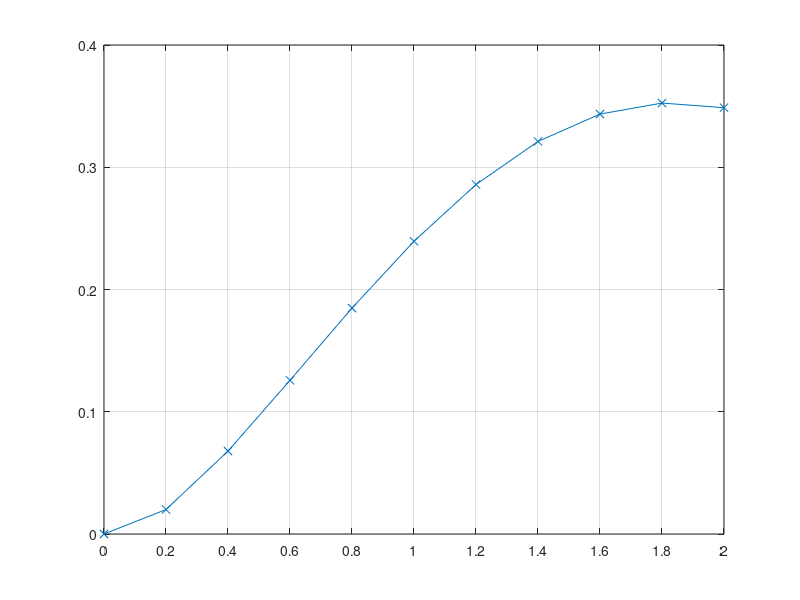

This figure's MATLAB source: (Note: this script raises an error after producing the figure.)
%% PERSAMAAN DIFFERENSIAL METODE EULER ORDE 1 

% Selesaikan persamaan differensial dy/dx=x √y pada interval x=0 s/d x=1,h=1. 
% Pada saat x=0 nilai y=1, Hitung kesalahan sebenarnya!, gunakan metode euler 
% dan metode heun untuk menyelesaikannya dan beri plotting dari kedua hasil 
% metode tersebut, dan jelaskan megapa metode Heun lebih mendapatkan hasil 
% yang mendekati dari nilai sebenarnya?

clear, clc

x(1) = 0;
y(1) = 1;
xb = 1;
h = 1/4;
n = (xb - x(1))/h;
dy = @(x,y) x*sqrt(y);
y_eksak = @(x) ((2 + 1/2*x^2)/2)^2;

display('________________________________________________')
fprintf('x\t\ty(euler)\t\ty(eksak)\t\terror\n')
display('________________________________________________')
for i = 2:n+2
    y(i) = y(i-1) + h*dy(x(i-1), y(i-1)); 
    x(i) = x(1) + (i-1)*h;
    y_actual = y_eksak(x(i-1));
    error = abs( (y(i-1) - y_actual ) / y_actual ) * 100;
    fprintf('%-8g%-16g%-16g%g\n', x(i-1), y(i-1), y_actual, error)
end
display('________________________________________________')
plot(x, y, 'x-')
xticks(x(1):0.5:x(end))
xtickangle(90)
yticks(y(1):0.5:y(end)+1)
grid()
%% PERSAMAAN DIFFERENSIAL METODE EULER ORDE 2
clc, clear

x = zeros(1,10);
y = zeros(1,10);
x(1) = 0; % nilai awal x
y(1) = 0; % nilai awal y
xb = 2; % nial akhir x
dy(1) = 0; % nilai awal turunan y
dy_2 = @(x,dy,y) 1 - 2*x*y - 3*dy; % persamaan yang akan dicari solusinya
h = 0.2; % step perhitungan
n = (xb - x(1)) / h; % jumlah segmen dalam perhitungan

fprintf('i\tx\t\tdy\t\t\t\tdy_2\t\ty\n')
disp('_______________________________________________')
tic
for i = 2:n+2
    y(i) = y(i-1) + h*dy(i-1) + (h^2/2)*dy_2(x(i-1), dy(i-1), y(i-1)); % persamaa deret taylor hingga suku-3
    dy(i) = dy(i-1) + h*dy_2(x(i-1), dy(i-1), y(i-1)); % mencari nilai turunan pertama dari y
    x(i) = x(1) + (i-1)*h; % increment nilai x setiap iterasi
    fprintf('%d\t%g\t\t%-8g\t\t%-7g\t\t%g\n',i-2, x(i-1), dy(i-1), dy_2(x(i-1), dy(i-1), y(i-1)), y(i-1))
end
disp('_______________________________________________')
toc
plot(x(1:end-1),y(1:end-1), 'x-')
xticks(x(1):h:x(end))
grid()
%% PERSAMAAN DIFFERENSIAL METODE HEUN (PREDIKTOR DAN KOREKTOR)
clc, clear
% predictor : y_euler = yr + hf(xr, yr)
% corrector : y_heun = yr + h/2(f(xr, yr) + f(xr_1, y_euler))

fxy = @(x,y) x+y;
x0 = 0;
y0 = 1;
xb = 1;
h = 0.01;
n = (xb-x0)/h;
y = [y0 zeros(1,n)];
x = [x0 zeros(1,n)];
y_eksak = @(x) -x-1+(2/exp(-x));

disp('____________________________________________')
fprintf('i\t\ty_0\t\t\ty(numeric)\ty(eksak)\tx\n')
disp('____________________________________________')
for i = 2:n+1
    x(i) = x0 + (i-1)*h; % assign nilai baru untuk step pada setiap iterasi
    y(i) = y(i-1) + h*fxy(x(i-1),y(i-1)); % metode euler (prediktor)
    k(i) = y(i);
    y(i) = y(i-1) + h/2*(fxy(x(i-1), y(i-1)) + fxy(x(i), y(i))); % metode heun (korektor)
    fprintf('%d\t\t%-8g\t%g\t\t%g\t\t%g\n', i-1, k(i), y(i), y_eksak(xb), x(i))
end

%% METODE DERET TAYLOR
clc ,clear, syms x y

n = 4;
x0 = 0;
y0 = 1;
h = 0.25;
dy = 1/2*x - 1/2*y;
fxy = [dy zeros(1,n)];
diff_taylor = zeros(1,n);
test = zeros(1,n);
fprintf('k\t\ty_n\t\t\t\tf(x,y)\n')
tic
disp('___________________________________________')
for k = 2:length(x0)+1
    for i = 2:n+1
        fxy(i) = (diff(fxy(i-1), x) +  dy*diff(fxy(i-1), y));
        diff_taylor(i-1) = subs(fxy(i-1), {x,y}, {x0(k-1), y0(k-1)});
        test(i-1) = (diff_taylor(i-1)*h^(i-1))/factorial(i-1);
    end
    y0(k) = y0(k-1) + sum(test);
    fprintf('%d\t\t%-10g\t\tf(%g, %g)\n',k-1, y0(k), x0(k-1), y0(k-1))
end
disp('___________________________________________')
toc

%% METODE DERET TAYLOR V.2
clear, clc, syms x y

xx(1) = 0;
xb = 0.2;
yy(1) = 1;
h = 0.05;    
N = round((xb - xx(1))/h);

xx(2:N+1) = 0;
yy(2:N+1) = 0;

fxy = @(x,y) 2*x+y;
dfx = str2func(['@(x,y)' char(diff(fxy, x))]);
dfy = str2func(['@(x,y)' char(diff(fxy, y))]);
y_eksak = @(x) -x-1+(2/exp(-x));

disp('______________________________________________________________________________________________')
fprintf('i\tx\t\tfxy(x_1,y_0))\tdx(x_1,y_0))\tdy(x_1,y_0))\ty(numeric)\ty(eksak)\terror\t |\n')
disp('______________________________________________________________________________________________')
for i = 2:N+2
    xx(i) = xx(i-1) + h;
    yy(i) = yy(i-1) + h*fxy(xx(i),yy(i-1)) + h^2*(dfx(xx(i),yy(i-1))+fxy(xx(i),yy(i-1))*dfy(xx(i),yy(i-1)))/2;
    error = abs(y_eksak(xb)-yy(i-1));
    fprintf('%d\t%-4g\t%-10g\t\t%g\t\t\t\t%g\t\t\t\t%-10g\t%g\t\t%-9g|\n', i-2, xx(i-1), fxy(xx(i),yy(i-1)), dfx(xx(i),yy(i-1)), dfy(xx(i),yy(i-1)), yy(i-1), y_eksak(xb), error)
end
disp('______________________________________________________________________________________________')
%% METODE RUNGE KUTTA
clear, clc

fxy = @(x,y) x + y;
x(1) = 0;
y(1) = 1;
h = 0.1;
xb = 1;
n = (xb - x(1))/h;
y_eksak = 3.43656365; % dapat dicari dengan metode faktor integrasi jika tidak bisa menggunakan metode PERSAMAAN HOMOGEN DENGAN SUBSTITUSI  − 

x(2:n+2) = 0;
y(2:n+2) = 0;
k1 = [0 zeros(1,n+1)];
k2 = [0 zeros(1,n+1)];
k3 = [0 zeros(1,n+1)];
k4 = [0 zeros(1,n+1)];

a = 1;
methodes = ["orde 2", "orde 3", "orde 4"];
order = methodes(a);
disp("METODE RUNGE KUTTA ORDE " + order);
disp('__________________________________________________________________________________________________')
fprintf("i\tx\t\ty(numeric)\t\ty(eksak)\t\terror\t\tk1\t\t\tk2\t\t\tk3\t\t\tk4\n");
disp('__________________________________________________________________________________________________')
tic
for i = 2:n+2
    switch order
        case "orde 2"
            k1(i) = h*fxy(x(i-1),y(i-1));
            k2(i) = h*fxy(x(i-1) + h, y(i-1) + k1(i));
            y(i) = y(i-1) + 1/2*(k1(i) + k2(i));            
        case "orde 3"
            k1(i) = h*fxy(x(i-1), y(i-1));
            k2(i) = h*fxy(x(i-1) + h/2, y(i-1) + k1(i)/2);
            k3(i) = h*fxy(x(i-1) + h, y(i-1) - k1(i) + 2*k2(i));
            y(i) = y(i-1) + 1/6*(k1(i) + 4*k2(i) + k3(i));
        case "orde 4"
            k1(i) = h*fxy(x(i-1),y(i-1));
            k2(i) = h*fxy(x(i-1) + h/2, y(i-1) + k1(i)/2);
            k3(i) = h*fxy(x(i-1) + h/2, y(i-1) + k2(i)/2);
            k4(i) = h*fxy(x(i-1) + h, y(i-1) + k3(i));
            y(i) = y(i-1) + 1/6*(k1(i) + 2*k2(i) + 2*k3(i) + k4(i));
    end
    x(i) = x(i-1) + h;
    error = abs(y_eksak - y(i-1));
    fprintf("%d\t%g\t\t%-9.8f\t\t%.8f\t\t%-10g\t%-9g\t%-9g\t%-9g\t%g\n", i-2, x(i-1), y(i-1), y_eksak, error, k1(i-1), k2(i-1), k3(i-1), k4(i-1));
end
disp('__________________________________________________________________________________________________')
toc

%% ========================================================EXPAND VERSION RUNGE KUTTA========================================================
%% RUNGE KUTTA ORDE 2
clear, clc

fxy = @(x,y) x + y;
x(1) = 0;
y(1) = 1;
h = 0.1;
xb = 1;
n = (xb - x(1))/h;
y_eksak = 3.43656365; % dapat dicari dengan metode faktor integrasi jika tidak bisa menggunakan metode PERSAMAAN HOMOGEN DENGAN SUBSTITUSI  − 

x(2:n+2) = 0;
y(2:n+2) = 0;
k1 = [0 zeros(1,n+1)];
k2 = [0 zeros(1,n+1)];
k3 = [0 zeros(1,n+1)];
k4 = [0 zeros(1,n+1)];

disp("METODE RUNGE KUTTA ORDE 2");
disp('__________________________________________________________________________________________________')
fprintf("i\tx\t\ty(numeric)\t\ty(eksak)\t\terror\t\tk1\t\t\tk2\t\t\tk3\t\t\tk4\n");
disp('__________________________________________________________________________________________________')
tic
for i = 2:n+2
    k1(i) = h*fxy(x(i-1),y(i-1));
    k2(i) = h*fxy(x(i-1) + h, y(i-1) + k1(i));
    y(i) = y(i-1) + 1/2*(k1(i) + k2(i));              
    x(i) = x(i-1) + h;
    error = abs(y_eksak - y(i-1));
    fprintf("%d\t%g\t\t%-9.8f\t\t%.8f\t\t%-10g\t%-9g\t%-9g\t%-9g\t%g\n", i-2, x(i-1), y(i-1), y_eksak, error, k1(i-1), k2(i-1), k3(i-1), k4(i-1));
end
disp('__________________________________________________________________________________________________')
toc 
%% RUNGE KUTTA ORDE 3
clear, clc

fxy = @(x,y) x + y;
x(1) = 0;
y(1) = 1;
h = 0.1;
xb = 1;
n = (xb - x(1))/h;
y_eksak = 3.43656365; % dapat dicari dengan metode faktor integrasi jika tidak bisa menggunakan metode PERSAMAAN HOMOGEN DENGAN SUBSTITUSI  − 

x(2:n+2) = 0;
y(2:n+2) = 0;
k1 = [0 zeros(1,n+1)];
k2 = [0 zeros(1,n+1)];
k3 = [0 zeros(1,n+1)];
k4 = [0 zeros(1,n+1)];

disp("METODE RUNGE KUTTA ORDE 3");
disp('__________________________________________________________________________________________________')
fprintf("i\tx\t\ty(numeric)\t\ty(eksak)\t\terror\t\tk1\t\t\tk2\t\t\tk3\t\t\tk4\n");
disp('__________________________________________________________________________________________________')
tic
for i = 2:n+2
    k1(i) = h*fxy(x(i-1), y(i-1));
    k2(i) = h*fxy(x(i-1) + h/2, y(i-1) + k1(i)/2);
    k3(i) = h*fxy(x(i-1) + h, y(i-1) - k1(i) + 2*k2(i));
    y(i) = y(i-1) + 1/6*(k1(i) + 4*k2(i) + k3(i));
    x(i) = x(i-1) + h;
    error = abs(y_eksak - y(i-1));
    fprintf("%d\t%g\t\t%-9.8f\t\t%.8f\t\t%-10g\t%-9g\t%-9g\t%-9g\t%g\n", i-2, x(i-1), y(i-1), y_eksak, error, k1(i-1), k2(i-1), k3(i-1), k4(i-1));
end
disp('__________________________________________________________________________________________________')
toc 
%% RUNGE KUTTA ORDE 4
clear, clc

fxy = @(x,y) 1 - x*y;
x(1) = 0;
y(1) = 1;
h = 0.5;
xb = 3;
n = (xb - x(1))/h;
y_eksak = 3.43656365; % dapat dicari dengan metode faktor integrasi jika tidak bisa menggunakan metode PERSAMAAN HOMOGEN DENGAN SUBSTITUSI  − 

x(2:n+2) = 0;
y(2:n+2) = 0;
k1 = [0 zeros(1,n+1)];
k2 = [0 zeros(1,n+1)];
k3 = [0 zeros(1,n+1)];
k4 = [0 zeros(1,n+1)];

disp("METODE RUNGE KUTTA ORDE 2");
disp('__________________________________________________________________________________________________')
fprintf("i\tx\t\ty(numeric)\t\ty(eksak)\t\terror\t\tk1\t\t\tk2\t\t\tk3\t\t\tk4\n");
disp('__________________________________________________________________________________________________')
tic
for i = 2:n+2
    k1(i) = h*fxy(x(i-1),y(i-1));
    k2(i) = h*fxy(x(i-1) + h/2, y(i-1) + k1(i)/2);
    k3(i) = h*fxy(x(i-1) + h/2, y(i-1) + k2(i)/2);
    k4(i) = h*fxy(x(i-1) + h, y(i-1) + k3(i));
    y(i) = y(i-1) + 1/6*(k1(i) + 2*k2(i) + 2*k3(i) + k4(i));
    x(i) = x(i-1) + h;
    error = abs(y_eksak - y(i-1));
    fprintf("%d\t%g\t\t%-9.8f\t\t%.8f\t\t%-10g\t%-9g\t%-9g\t%-9g\t%g\n", i-2, x(i-1), y(i-1), y_eksak, error, k1(i-1), k2(i-1), k3(i-1), k4(i-1));
end
disp('__________________________________________________________________________________________________')
toc 
%% ========================================================END EXPAND VERSION RUNGE KUTTA========================================================
%% 
clc ,clear, syms x y

n = 4;
x0 = [0 0.25 0.5];
y0 = [1 zeros(1,n-1)];
h = 0.25;
test = zeros(1,n);
fxy = @(x,y) 1/2*x - 1/2*y;
dy = 1/2*x - 1/2*y;
diff_taylor = zeros(1,n);
tic
for i = 2:length(x0)+1
    disp('____________________________________')
    for k = 2:n+1
        fxy = str2func(['@(x,y)' char(diff(fxy, x) + dy*diff(fxy, y))]);
        diff_taylor(k) = fxy(x0(i-1), y0(i-1));
        test(k-1) = (diff_taylor(k-1)*h^(k-1))/factorial(k-1);
        disp(diff_taylor(k-1))
%         disp(test(k-1))
    end
    y0(i) = y0(i-1) + sum(test);
end
toc










